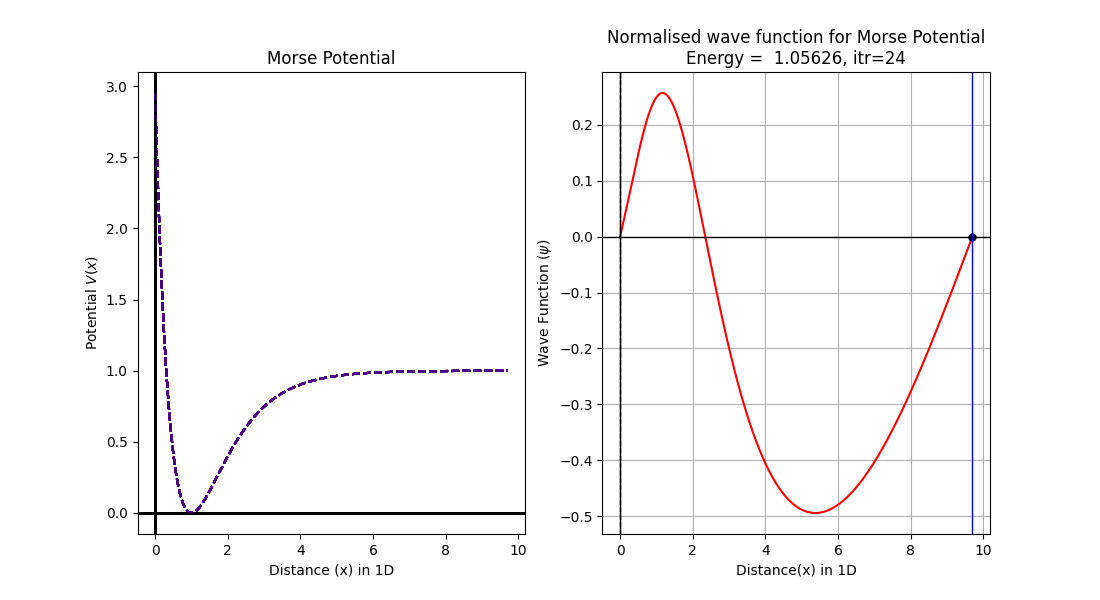

Source code (Python):
#Solution of Schrodinger's 1D wave equation for Morse potential
#Euler Method

import numpy as np
import matplotlib.pyplot as plt
from scipy.integrate import simpson


#Define the dimensionless potential
def V(x):
    D=1
    b=1
    return D*(1-np.exp(-(x-b)))**2 

#Define the dimensionless Time Independent Schrodinger Equation
def psi(x,y,u,E):
    f=-2*(E-V(x))*y
    return f

def phi(x,y,u):
	return u
   
#Boundary conditions for a wave function
x0,y0,xn,yn=0,0,9.7,0
n=1000

#Euler method with Morseoting parameter E as energy
def Morse(E):
    alpha=0.001          #Initial derivative (can be anything as it doesn't control the solution after normalization)
    x,y,u,X,Y,U=x0,y0,alpha,[x0],[y0],[alpha]
    h=(xn-x0)/n
    for i in range(0,n):   
        y=y+h*phi(x,y,u)
        u=u+h*psi(x,y,u,E)
        x=x+h
        X.append(x)
        Y.append(y)
        U.append(u)
    return X,Y,U


#Guessing energy value from plot
energies=np.arange(0,1.5,0.01)
H=[]
for i in energies:
    hits=Morse(i)[1][-1]
    H.append(hits)

plt.figure(figsize=(8,5))     
plt.plot(energies,H,'b-')
plt.axhline(color='black',lw=1)
plt.axvline(color='black',lw=1)
plt.xlabel('Energy')
plt.ylabel('End-point')
plt.ylim(-0.01,0.01)
plt.xlim(0,2)
plt.minorticks_on()
plt.grid(which='minor',color='green',ls='--')
plt.savefig('/home/[user]/Desktop/GitHub/Computational-Physics-UG/Application to some physics problems/Scrodinger Equation/TISE/Euler Method/Primitive Method/Python Files/Morse_hits.png')
plt.show()



#Bisection method for proper choice of energy
while True:
    E1=eval(input('Enter the 1st guess of energy : '))
    E2=eval(input('Enter the 2nd guess of energy : '))
    if Morse(E1)[1][-1]*Morse(E2)[1][-1]<0:
        break
    print('Energy does not exist between the guesses\nEnter new guesses')

itr=0.0
plt.figure(figsize=(11,6)) 
while True:
    E3=(E1+E2)/2
    if Morse(E3)[1][-1]==0:
        break
    if Morse(E1)[1][-1]*Morse(E3)[1][-1]>0:
        E1=E3
    else:
        E2=E3
    itr=itr+1
    acc=abs(E1-E2)
    if acc<0.00000001:
        break
          
#Normalisation of wave function
    N=1/np.sqrt(simpson(np.array(Morse(E3)[1])*np.array(Morse(E3)[1]),x=np.array(Morse(E3)[0])))
    solution=N*np.array(Morse(E3)[1])

#Plotting and printing
    plt.subplot(121)
    x=np.array(Morse(E3)[0])
    plt.plot(x,V(x),'--',color='indigo')
    plt.ylabel(r'Potential $V(x)$')
    plt.xlabel('Distance (x) in 1D')
    plt.title('Morse Potential')
    plt.axhline(color='black',lw=1)
    plt.axvline(color='black',lw=1)
    
    plt.subplot(122)
    plt.cla()
    plt.plot(np.array(Morse(E3)[0]),solution,'r',lw=1.5)
    plt.plot(Morse(E3)[0][-1],Morse(E3)[1][-1],'o',color='black',ms=5)
    plt.title('Normalised wave function for Morse Potential\n'+r'Energy =%9.5f, itr=%2i'%(E3,itr))
    plt.xlabel('Distance(x) in 1D')
    plt.ylabel(r'Wave Function ($\psi$)')
    plt.axhline(color='black',lw=1)
    plt.axvline(color='black',lw=1)
    plt.axvline(x=x0,color='black',lw=1,ls='--')
    plt.axvline(x=xn,color='blue',lw=1)
    plt.grid()
    plt.pause(0.5)

plt.savefig('/home/[user]/Desktop/GitHub/Computational-Physics-UG/Application to some physics problems/Scrodinger Equation/TISE/Euler Method/Primitive Method/Python Files/Morse.png')
plt.show()
print('The dimensionless energy satisfying the boundary condition is',E3)
        
